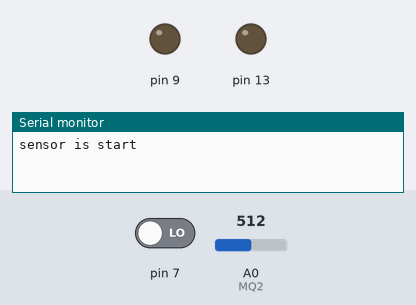
Recording of a sketch running on a simulated Arduino Uno, built with avr-gcc and run on an emulated ATmega328P. Shown: output pins drawn as LEDs (lit = HIGH), the last lines printed to the serial monitor. The test bench sets the inputs (shaded band); at power-on: pin 7 LOW, A0 (MQ2) = 512.

Above: at 0.1 s.
At 20.1 s:
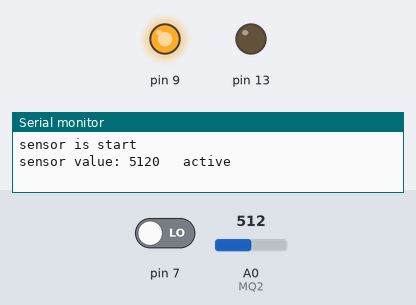
Timing chart, 0 to 21.6 s (numbered marks = the images above):
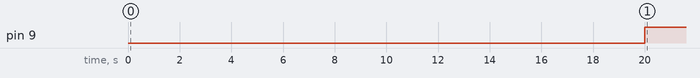

Measured:
- by itself, pin 9: LOW → HIGH at 20.0 s

The sketch:

MQ2.ino
```cpp
#define MQ2 A0
void setup() {
  Serial.begin(9600);
  Serial.println("sensor is start");
  delay(20000);
  pinMode(7,INPUT);
  pinMode(9,OUTPUT);
  pinMode(13,OUTPUT);

}
int sensorv,abc;
void loop() {
  // put your main code here, to run repeatedly:
  sensorv=analogRead(MQ2);
  abc=digitalRead(7);
  Serial.print("sensor value: ");
  Serial.print(sensorv);
  Serial.print(abc);
  digitalWrite(13,abc);
  analogWrite(9,sensorv);
  if(sensorv>200){
    Serial.print("   active");
  }
  Serial.println(" ");
  delay(2000);
}
```
